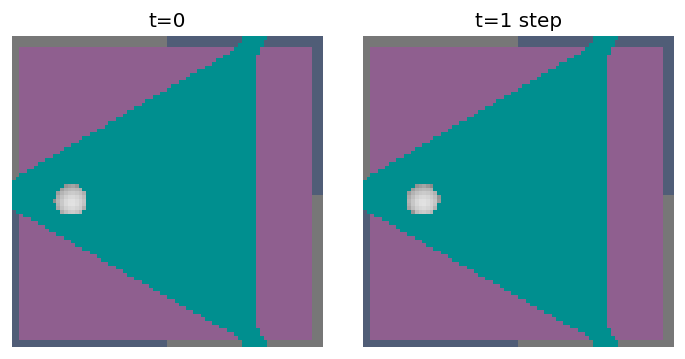
#> input picture frame.png, 685 x 359 px
$ python poc_segment.py --image ../frame.png
#> lines starting #> are read from the running program, lines starting #| are printed output that depends on the picture; after the words box and inside, x2 and y2 are one past the last pixel; in counts of white or black regions, pixels touching at a corner belong together
#!/usr/bin/env python3
# -*- coding: utf-8 -*-
import argparse, os, cv2, numpy as np

# kernels chicos (rápidos en 84x84)
K3 = np.ones((3,3), np.uint8)
K5 = np.ones((5,5), np.uint8)

# ---------- utils ----------
def _circ_hue_dist(h, h0):
    d = np.abs(h - h0)
    return np.minimum(d, 180 - d)

def _inside_and_center_score(ball_xy, poly):
    if poly is None or ball_xy is None:
        return False, 0.0
    cx, cy = poly[:,0].mean(), poly[:,1].mean()
    rmax = float(np.sqrt(((poly[:,0]-cx)**2 + (poly[:,1]-cy)**2).max()) + 1e-8)
    inside = cv2.pointPolygonTest(poly, (float(ball_xy[0]), float(ball_xy[1])), False) >= 0
    d = float(np.hypot(ball_xy[0]-cx, ball_xy[1]-cy))
    return bool(inside), float(1.0 - min(d/rmax, 1.0))

# ---------- TOP: por HUE dominante (permite sombras/brillos) ----------
def segment_top_by_hue(hsv, s_min=50, bandwidth=12, min_area_frac=0.05):
    """
    1) toma pixeles con S >= s_min (color "confiable")
    2) calcula HUE dominante (modo del histograma)
    3) máscara: |H - H_mode|_circular <= bandwidth
    4) morfología y quedarse con el componente más grande
    Devuelve: (poly_top Nx2 float32, mask_top uint8)
    """
    H, S, V = cv2.split(hsv)
    # máscara de "pixeles con color"
    color_mask = (S >= s_min).astype(np.uint8)
    if cv2.countNonZero(color_mask) == 0:
        return None, np.zeros_like(H, np.uint8)

    # histograma de H con peso por saturación (más saturado = más peso)
    h_vals = H[color_mask > 0].ravel()
    s_vals = S[color_mask > 0].ravel().astype(np.float32)
    # normalizar pesos ~ [0..1] para estabilidad
    weights = (s_vals / (s_vals.max() + 1e-6))
    hist = np.bincount(h_vals, weights=weights, minlength=180)
    h_mode = int(np.argmax(hist))

    # banda alrededor del H dominante (distancia circular)
    band = (_circ_hue_dist(H, h_mode) <= bandwidth).astype(np.uint8) * 255
    mask = cv2.bitwise_and(band, color_mask * 255)

    # cerrar huecos y limpiar ruido
    mask = cv2.morphologyEx(mask, cv2.MORPH_CLOSE, K5, 1)
    mask = cv2.morphologyEx(mask, cv2.MORPH_OPEN,  K3, 1)

    if cv2.countNonZero(mask) == 0:
        return None, mask

    # componente más grande por área (descarta letras/ruido)
    num, labels, stats, _ = cv2.connectedComponentsWithStats(mask, connectivity=8)
    Hh, Ww = H.shape
    area_img = Hh * Ww
    area_min = int(min_area_frac * area_img)

    best_i, best_a = -1, -1
    for i in range(1, num):  # 0 = fondo
        a = int(stats[i, cv2.CC_STAT_AREA])
        if a < area_min:
            continue
        if a > best_a:
            best_a, best_i = a, i
    if best_i == -1:
        return None, mask

    top_mask = (labels == best_i).astype(np.uint8) * 255

    # contorno -> convexo -> polilínea
    cnts, _ = cv2.findContours(top_mask, cv2.RETR_EXTERNAL, cv2.CHAIN_APPROX_SIMPLE)
    c = max(cnts, key=cv2.contourArea)
    hull = cv2.convexHull(c)
    poly = cv2.approxPolyDP(hull, 2.0, True).reshape(-1, 2).astype(np.float32)
    return poly, top_mask

# ---------- BALL: S baja + V alta ADAPTATIVOS (permite sombras/oclusión) ----------
def segment_ball_adaptive(hsv, p_s=35, p_v=80,
                          min_area_px=40, max_area_frac=0.03,
                          restrict_poly=None, margin_px=0,
                          close_iters=1):
    """
    Bola robusta y rápida:
      - S <= perc(S,p_s)  ∧  V >= perc(V,p_v)  (adaptativo por frame)
      - closing para unir fragmentos (oclusión) y open para ruido
      - tomar SOLO el componente más grande en [min_area_px, max_area_frac * área]
    Devuelve: (center(x,y), r_eq, mask_clean, present(bool), confidence[0..1])
    """
    H, W = hsv.shape[:2]
    S = hsv[...,1].astype(np.uint8)
    V = hsv[...,2].astype(np.uint8)

    s_th = int(np.percentile(S, p_s))
    v_th = int(np.percentile(V, p_v))

    m_s = (S <= s_th).astype(np.uint8) * 255
    m_v = (V >= v_th).astype(np.uint8) * 255
    mask = cv2.bitwise_and(m_s, m_v)

    if restrict_poly is not None and len(restrict_poly) >= 3:
        pm = np.zeros((H, W), np.uint8)
        cv2.fillPoly(pm, [restrict_poly.astype(np.int32)], 255)
        if margin_px > 0:
            pm = cv2.dilate(pm, np.ones((margin_px, margin_px), np.uint8), 1)
        mask = cv2.bitwise_and(mask, pm)

    # cierra huecos (oclusión leve) y quita speckles
    if close_iters > 0:
        mask = cv2.morphologyEx(mask, cv2.MORPH_CLOSE, K5, close_iters)
    mask = cv2.morphologyEx(mask, cv2.MORPH_OPEN, K3, 1)

    if cv2.countNonZero(mask) == 0:
        return None, None, mask, False, 0.0

    num, labels, stats, cents = cv2.connectedComponentsWithStats(mask, connectivity=8)
    area_img = H * W
    area_max = int(max_area_frac * area_img)

    best_i, best_a = -1, -1
    for i in range(1, num):
        a = int(stats[i, cv2.CC_STAT_AREA])
        if a < min_area_px or a > area_max:
            continue
        if a > best_a:
            best_a, best_i = a, i

    if best_i == -1:
        return None, None, mask, False, 0.0

    cx, cy = map(float, cents[best_i])
    r_eq = float((best_a / np.pi) ** 0.5)

    # confianza = mezcla área normalizada y circularidad (barato)
    comp = (labels == best_i).astype(np.uint8) * 255
    cnts, _ = cv2.findContours(comp, cv2.RETR_EXTERNAL, cv2.CHAIN_APPROX_SIMPLE)
    circ = 0.0
    if cnts:
        A = float(cv2.contourArea(cnts[0])); P = float(cv2.arcLength(cnts[0], True)) + 1e-6
        circ = float(4.0 * np.pi * A / (P * P))  # 1.0 = círculo perfecto
    area_norm = min(1.0, max(0.0, (best_a - min_area_px) / max(1, area_max - min_area_px)))
    confidence = float(0.5 * area_norm + 0.5 * min(1.0, circ))

    clean = comp
    return np.array([cx, cy], np.float32), r_eq, clean, True, confidence

# ---------- pipeline por frame ----------
def process_observation(frame_bgr,
                        restrict_ball_to_top=False,
                        top_s_min=50, top_bandwidth=12,
                        ball_p_s=35, ball_p_v=80,
                        ball_min_area_px=40, ball_max_area_frac=0.03,
                        close_iters=1):
    """
    Entrada: BGR (np.ndarray). Salida: dict con
      poly_top, ball_xy, ball_r, ball_present, ball_confidence,
      inside, center_score, top_mask, ball_mask
    """
    hsv = cv2.cvtColor(frame_bgr, cv2.COLOR_BGR2HSV)

    # TOP
    poly, top_mask = segment_top_by_hue(
        hsv, s_min=top_s_min, bandwidth=top_bandwidth, min_area_frac=0.05
    )

    # BALL
    restrict_poly = poly if (restrict_ball_to_top and poly is not None) else None
    ball_xy, ball_r, ball_mask, present, conf = segment_ball_adaptive(
        hsv, p_s=ball_p_s, p_v=ball_p_v,
        min_area_px=ball_min_area_px, max_area_frac=ball_max_area_frac,
        restrict_poly=restrict_poly, margin_px=2, close_iters=close_iters
    )

    inside, cscore = (False, 0.0)
    if present and poly is not None:
        inside, cscore = _inside_and_center_score(ball_xy, poly)

    return {
        "poly_top": poly,
        "ball_xy": ball_xy,
        "ball_r": ball_r,
        "ball_present": bool(present),
        "ball_confidence": conf,
        "inside": inside,
        "center_score": cscore,
        "top_mask": top_mask,
        "ball_mask": ball_mask,
    }

# ---------- overlay (para debug, no usar en training) ----------
def draw_overlay(bgr, out):
    img = bgr.copy()
    if out["poly_top"] is not None:
        cv2.polylines(img, [out["poly_top"].astype(np.int32)], True, (0,255,0), 2, cv2.LINE_AA)
    if out["ball_xy"] is not None and out["ball_r"] is not None and out["ball_present"]:
        c = (int(out["ball_xy"][0]), int(out["ball_xy"][1]))
        cv2.circle(img, c, max(2, int(out["ball_r"])), (0,0,255), 2, cv2.LINE_AA)
        cv2.circle(img, c, 3, (0,0,255), -1, cv2.LINE_AA)
    tag = f"in={out['inside']}  c={out['center_score']:.3f}  present={out['ball_present']}({out['ball_confidence']:.2f})"
    cv2.rectangle(img, (10,10), (10+8*len(tag), 40), (0,0,0), -1)
    cv2.putText(img, tag, (14,34), cv2.FONT_HERSHEY_SIMPLEX, 0.6, (255,255,255), 1, cv2.LINE_AA)
    return img

# ---------- CLI de prueba ----------
if __name__ == "__main__":
    ap = argparse.ArgumentParser()
    ap.add_argument("--image", required=True, help="ruta a la imagen de observación")
    ap.add_argument("--restrict", action="store_true", help="restringe la bola al área del top")
    ap.add_argument("--show", action="store_true", help="muestra ventanas OpenCV")
    ap.add_argument("--save-prefix", type=str, default=None, help="prefijo para PNGs")
    # knobs (ajusta si hace falta, defaults funcionan bien en 84x84 sim)
    ap.add_argument("--top-s-min", type=int, default=50)
    ap.add_argument("--top-bandwidth", type=int, default=12)
    ap.add_argument("--ball-p-s", type=int, default=35)
    ap.add_argument("--ball-p-v", type=int, default=80)
    ap.add_argument("--ball-min-area", type=int, default=40)
    ap.add_argument("--ball-max-area-frac", type=float, default=0.03)
    ap.add_argument("--close-iters", type=int, default=1)
    args = ap.parse_args()

    if not os.path.exists(args.image):
        raise FileNotFoundError(args.image)
    bgr = cv2.imread(args.image, cv2.IMREAD_COLOR)
#> bgr is the input picture: shape (359, 685, 3); mean B, G, R 164.8, 146.3, 115.5

    out = process_observation(
        bgr,
        restrict_ball_to_top=args.restrict,
        top_s_min=args.top_s_min,
        top_bandwidth=args.top_bandwidth,
        ball_p_s=args.ball_p_s,
        ball_p_v=args.ball_p_v,
        ball_min_area_px=args.ball_min_area,
        ball_max_area_frac=args.ball_max_area_frac,
        close_iters=args.close_iters
    )
#> in process_observation, `hsv = cv2.cvtColor(frame_bgr, cv2.COLOR_BGR2HSV)`: hsv: shape (359, 685, 3); mean H, S, V 89.1, 119.8, 164.8
#> in segment_top_by_hue, `H, S, V = cv2.split(hsv)`:
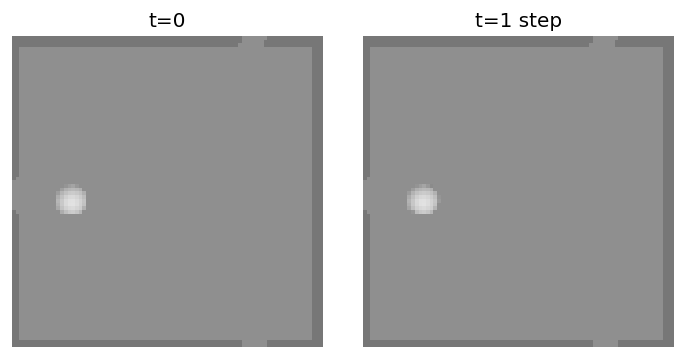
#> V: shape (359, 685); min 0, max 255, mean 164.8
#> in segment_top_by_hue, `color_mask = (S >= s_min).astype(np.uint8)`:
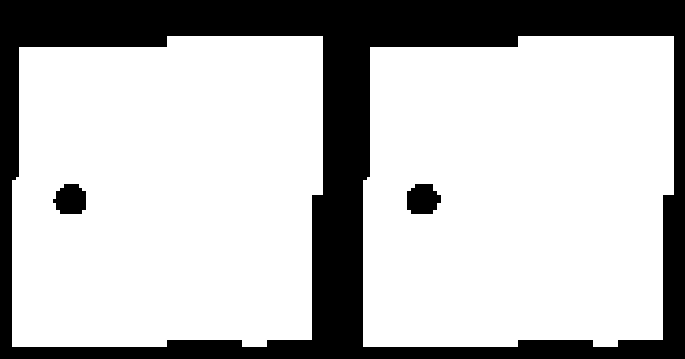
#> color_mask: shape (359, 685); values 0 (black) and 1 (white), 73.8% white; 3 black regions, box (x1, y1, x2, y2) and area: (0, 0, 685, 359) 62751, (407, 184, 441, 214) 828, (53, 184, 86, 214) 796
#> in segment_top_by_hue, `hist = np.bincount(h_vals, weights=weights, minlength=180)`: hist = 180 values, max 82034 at index 90, min 0 at index 0, mean 641.7
#> in segment_top_by_hue, `h_mode = int(np.argmax(hist))`: h_mode = 90
#> in _circ_hue_dist, `return np.minimum(d, 180 - d)`:
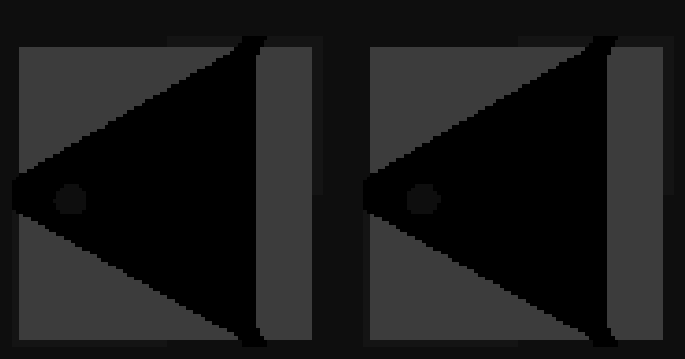
#> returned value: shape (359, 685); min 0, max 60, mean 26.3
#> in segment_top_by_hue, `band = (_circ_hue_dist(H, h_mode) <= bandwidth).astype(np.uint8) * 255`: band: shape (359, 685); 33.4% white; 2 white regions, box (x1, y1, x2, y2) and area: (12, 36, 267, 347) 41017, (363, 36, 618, 347) 41017
#> in segment_top_by_hue, `mask = cv2.morphologyEx(mask, cv2.MORPH_CLOSE, K5, 1)`: mask: shape (359, 685); 33.4% white; 2 white regions, box (x1, y1, x2, y2) and area: (12, 36, 267, 347) 41029, (363, 36, 618, 347) 41017
#> in segment_top_by_hue, `num, labels, stats, _ = cv2.connectedComponentsWithStats(mask, connect..`:
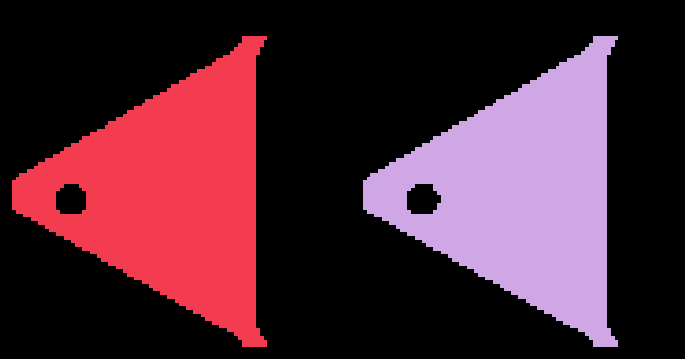
#> labels: shape (359, 685) int32; 3 distinct labels, from 0 to 2; one colour per label, 0 black
#> in segment_top_by_hue, `num, labels, stats, _ = cv2.connectedComponentsWithStats(mask, connect..`: num = 3; stats = [[0, 0, 685, 359, 163869], [12, 36, 255, 311, 41029], [363, 36, 255, 311, 41017]]
#> the loop in segment_top_by_hue, `for i in range(1, num):` made 2 passes
#> (a, best_a, best_i) on pass 1: (41029, 41029, 1)
#> a on pass 2: 41017
#> after the loop in segment_top_by_hue, `for i in range(1, num):`: best_a = 41029; best_i = 1
#> in segment_top_by_hue, `top_mask = (labels == best_i).astype(np.uint8) * 255`:
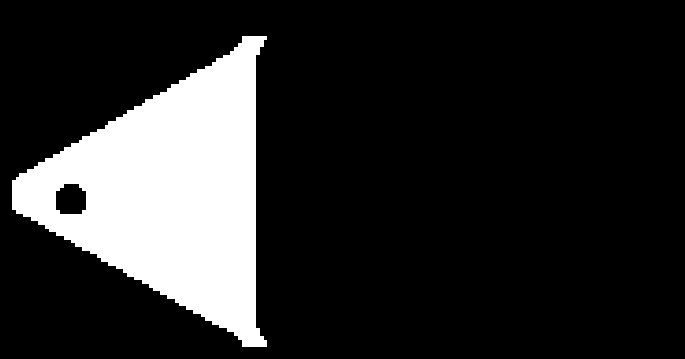
#> top_mask: shape (359, 685); 16.7% white; 1 white region
#> in segment_top_by_hue, `cnts, _ = cv2.findContours(top_mask, cv2.RETR_EXTERNAL, cv2.CHAIN_APPR..`: cnts = 1 contour; box (x1, y1, x2, y2) and area: (12, 36, 267, 347) 41277
#> in segment_top_by_hue, `c = max(cnts, key=cv2.contourArea)`: c = contour of 244 points, box (x1, y1, x2, y2) (12, 36, 267, 347), area 41277
#> in segment_top_by_hue, `hull = cv2.convexHull(c)`: hull = [[266, 36], [266, 346], [242, 346], [16, 213], [12, 209], [12, 180], [19, 173], [242, 36]]
#> in segment_top_by_hue, `poly = cv2.approxPolyDP(hull, 2.0, True).reshape(-1, 2).astype(np.floa..`: poly = [[266, 36], [266, 346], [242, 346], [12, 209], [12, 180], [19, 173], [242, 36]]
#> in segment_ball_adaptive, `s_th = int(np.percentile(S, p_s))`: s_th = 86
#> in segment_ball_adaptive, `v_th = int(np.percentile(V, p_v))`: v_th = 255
#> in segment_ball_adaptive, `m_v = (V >= v_th).astype(np.uint8) * 255`: m_v: shape (359, 685); 21.1% white; 4 white regions (1 under 20 px), largest, box (x1, y1, x2, y2) and area: (0, 0, 685, 359) 51732, (177, 15, 182, 25) 40, (554, 18, 559, 25) 25
#> in segment_ball_adaptive, `mask = cv2.morphologyEx(mask, cv2.MORPH_CLOSE, K5, close_iters)`:
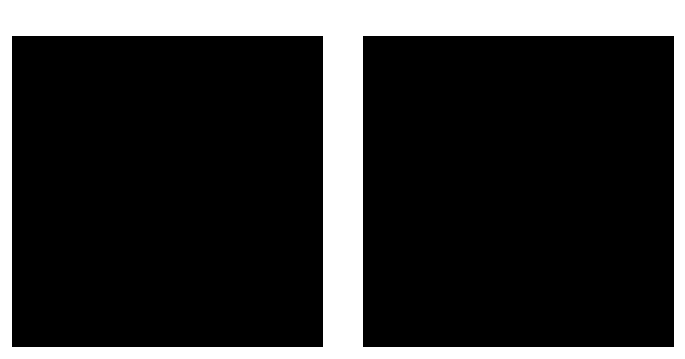
#> mask: shape (359, 685); 21.3% white; 1 white region, box (x1, y1, x2, y2) and area: (0, 0, 685, 359) 52473
#> in segment_ball_adaptive, `num, labels, stats, cents = cv2.connectedComponentsWithStats(mask, con..`: num = 2; stats = [[12, 36, 662, 311, 193442], [0, 0, 685, 359, 52473]]; cents = [[342.5, 191], [340.2, 134.8]]
#> the loop in segment_ball_adaptive, `for i in range(1, num):` made 1 pass
#> a on pass 1: 52473
#> after the loop in segment_ball_adaptive, `for i in range(1, num):`: best_a = -1
#> in process_observation, `ball_xy, ball_r, ball_mask, present, conf = segment_ball_adaptive( hsv..`: present = False; conf = 0
#> out = 9 items

    overlay = draw_overlay(bgr, out)
#> in draw_overlay, `tag = f"in={out['inside']}  c={out['center_score']:.3f}  present={out[..`: tag = 'in=False  c=0.000  present=False(0.00)'
#> in draw_overlay, `cv2.putText(img, tag, (14,34), cv2.FONT_HERSHEY_SIMPLEX, 0.6, (255,255..`:
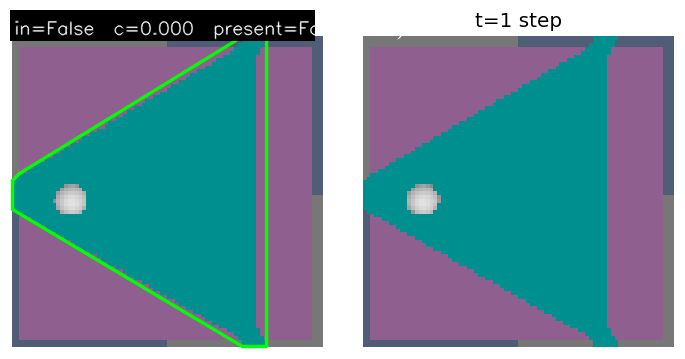
#> img: shape (359, 685, 3); mean B, G, R 155, 140.1, 106
    print(f"inside={out['inside']}  center_score={out['center_score']:.3f}  "
          f"present={out['ball_present']}  conf={out['ball_confidence']:.2f}")
#| inside=False  center_score=0.000  present=False  conf=0.00

    if args.save_prefix:
        cv2.imwrite(args.save_prefix + "_overlay.png",   overlay)
        cv2.imwrite(args.save_prefix + "_top_mask.png",  out["top_mask"])
        cv2.imwrite(args.save_prefix + "_ball_mask.png", out["ball_mask"])

    if args.show:
        cv2.imshow("RGB", bgr)
        cv2.imshow("Overlay", overlay)
        cv2.imshow("Top mask", out["top_mask"])
        cv2.imshow("Ball mask", out["ball_mask"])
        cv2.waitKey(0)
